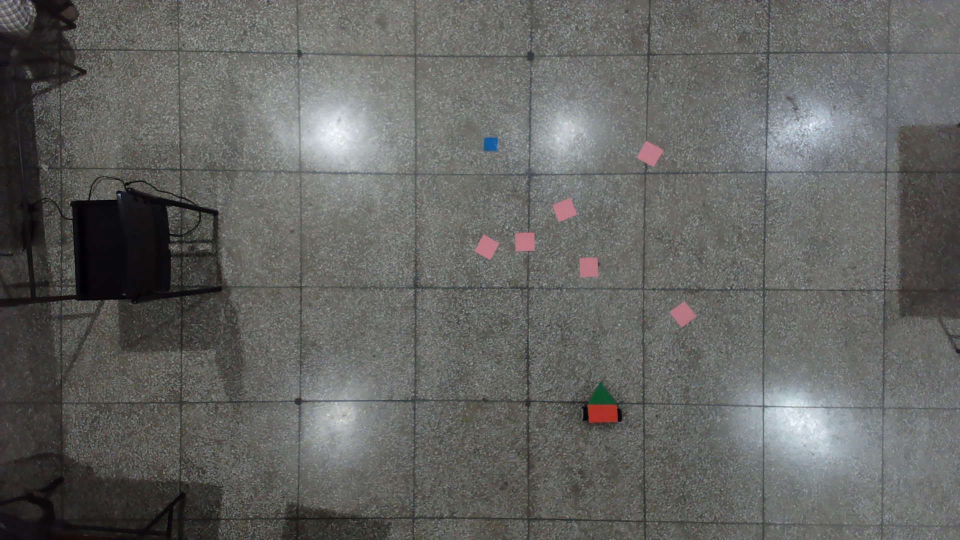
#> input picture Project/arduino-object-detection/images/a8.jpg, 1920 x 1080 px (shown at 1/2 size)
$ python avoid.py
#> lines starting #> are read from the running program, lines starting #| are printed output that depends on the picture; after the words box and inside, x2 and y2 are one past the last pixel; in counts of white or black regions, pixels touching at a corner belong together
#> further down, image is the input picture: shape (1080, 1920, 3); mean B, G, R 97.8, 100.2, 99.9
import math
import cv2
import numpy as np
import heapq

UP = "w"
DOWN = "s"
RIGHT = "d"
LEFT = "a"

#HSV lower and upper thresholds

BOT = np.array([[0, 114, 92],[17, 254, 232]])
HEAD = np.array([[60, 113, 7],[90, 253, 147]])
DEST = np.array([[89, 158, 54],[119, 255, 194]])
OBS = np.array([[160, 17, 125],[190, 157, 255]])


# intersection


def line_intersects_rectangle(line_start, line_end, rectangle_center, rectangle_width, rectangle_height):
    # Unpack coordinates
    x1, y1 = line_start
    x2, y2 = line_end
    cx, cy = rectangle_center
    w = rectangle_width / 2
    h = rectangle_height / 2

    # Check if any point of the line segment is inside the rectangle
    if (min(x1, x2) <= cx + w and max(x1, x2) >= cx - w and
        min(y1, y2) <= cy + h and max(y1, y2) >= cy - h):
        return True

    # Check if any edge of the rectangle intersects the line segment
    edges = [((cx - w, cy - h), (cx + w, cy - h)),
             ((cx + w, cy - h), (cx + w, cy + h)),
             ((cx + w, cy + h), (cx - w, cy + h)),
             ((cx - w, cy + h), (cx - w, cy - h))]

    for edge_start, edge_end in edges:
        if line_segments_intersect(line_start, line_end, edge_start, edge_end):
            return True

    return False

def line_segments_intersect(p1, p2, p3, p4):
    def orientation(p, q, r):
        val = (q[1] - p[1]) * (r[0] - q[0]) - \
              (q[0] - p[0]) * (r[1] - q[1])

        if val == 0:
            return 0
        elif val > 0:
            return 1
        else:
            return 2

    o1 = orientation(p1, p2, p3)
    o2 = orientation(p1, p2, p4)
    o3 = orientation(p3, p4, p1)
    o4 = orientation(p3, p4, p2)

    if (o1 != o2 and o3 != o4):
        return True

    return False


#Dijkstra


def euclidean_distance(p1, p2):
    # Calculate the Euclidean distance between two points
    return math.sqrt((p1[0] - p2[0])**2 + (p1[1] - p2[1])**2)

def dijkstra_shortest_path(graph, start, end):
    # Initialize distances with infinity for all nodes except the start node
    distances = {node: float('inf') for node in graph}
    distances[start] = 0
    parent = {node: None for node in graph}

    # Priority queue to store nodes with their tentative distances
    priority_queue = [(0, start)]

    while priority_queue:
        # Pop the node with the smallest tentative distance
        current_distance, current_node = heapq.heappop(priority_queue)

        # If reached the destination, return the shortest path
        if current_node == end:
            path = []
            while current_node is not None:
                path.insert(0, current_node)
                current_node = parent[current_node]
            return path

        # Check neighbors of the current node
        for neighbor in graph[current_node]:
            distance = current_distance + graph[current_node][neighbor]
            if distance < distances[neighbor]:
                distances[neighbor] = distance
                parent[neighbor] = current_node
                heapq.heappush(priority_queue, (distance, neighbor))

    # If no path found, return an empty list
    return []

def get_shortest_path_sequence(points, obstacles):
    # Create a graph where keys are integer indices and values are dictionaries of neighbors and distances
    n = len(points)
    graph = {i: {} for i in range(n)}
    for i in range(n):
        for j in range(n):
            if i != j:
                distance = euclidean_distance(points[i], points[j])
                graph[i][j] = distance
                ok = True
                for ob in obstacles:
                    x,y,w,h = ob
                    if(line_intersects_rectangle(points[i], points[j], [x,y], w, h)):
                        ok = False
                        break
                if(not ok):
                    graph[i][j] = 10000

    # Find the shortest path using Dijkstra's algorithm
    shortest_path_indices = dijkstra_shortest_path(graph, 0, n - 1)

    # Convert indices to points
    shortest_path_points = [points[i] for i in shortest_path_indices]

    return shortest_path_points


import random

# [5 lines left out: function get_random_point, not called in this run]

#function to cheeck if point inside rectangle
def is_point_inside_rectangle(p, q, x, y, w, h):
    # Calculate the half-width and half-height of the rectangle
    half_w = w / 2
    half_h = h / 2

    # Calculate the bounds of the rectangle
    left_bound = x - half_w
    right_bound = x + half_w
    top_bound = y - half_h
    bottom_bound = y + half_h

    # Check if the point lies inside the bounds
    if left_bound <= p <= right_bound and top_bound <= q <= bottom_bound:
        return True
    else:
        return False

# Function to calculate distance between two points
def distance(p1, p2):
    return math.sqrt((p2[0] - p1[0])**2 + (p2[1] - p1[1])**2)

# Function to calculate dot product of two points
def dot(p1, p2):
    return p1[0]*p2[0] + p1[1]*p2[1]

# Function to add two points
def add(p1, p2):
    return [p1[0] + p2[0], p1[1] + p2[1]]

# Function to subtract two points
def sub(p1, p2):
    return [p1[0] - p2[0], p1[1] - p2[1]]

def magnitude(p):
    return math.sqrt(p[0]**2 + p[1]**2)

# Function to calculate the angle (in radians) between two points
# [13 lines left out: function angle_between_points, not called in this run]


def cross_product(p1, p2):
    return p1[0] * p2[1] - p1[1] * p2[0]

# [9 lines left out: function orientation, not called in this run]


def find_mean_point(contour):
    num_points = len(contour)
    mean_x = sum(point[0][0] for point in contour) / num_points
    mean_y = sum(point[0][1] for point in contour) / num_points

    return (mean_x, mean_y)

def get_min_deviation(contour, center):
    dx = 0
    dy = 0
    for point in contour:
        p = point[0]
        dx += abs(p[0]-center[0])
        dy += abs(p[1]-center[1])
    return dx + dy


def draw_circle_around_point(image, center, radius=4, color=(0, 255, 0), thickness=-1):
    new_image = image.copy()  # Create a copy to avoid modifying the original image
    center = tuple(map(int, center))  # Ensure center coordinates are integers

    # Draw the circle on the image
    cv2.circle(new_image, center, radius, color, thickness)

    return new_image

def draw_line_between_points(image, start_point, end_point, color=(0, 255, 0), thickness=2):
    new_image = image.copy()  # Create a copy to avoid modifying the original image
    start_point = tuple(map(int, start_point))  # Ensure start point coordinates are integers
    end_point = tuple(map(int, end_point))  # Ensure end point coordinates are integers

    # Draw the line on the image
    cv2.line(new_image, start_point, end_point, color, thickness)

    return new_image

def get_detected_object_centers(image, lower_color, upper_color, max_objects=1, threshold = 100):
    # Convert to HSV
#> called with lower_color = array of shape (3,), upper_color = array of shape (3,), max_objects = 1, threshold = 100
    hsv_image = cv2.cvtColor(image, cv2.COLOR_BGR2HSV)
#> hsv_image: shape (1080, 1920, 3); mean H, S, V 52.9, 18.2, 102.3

    # Threshold the image
    red_mask = cv2.inRange(hsv_image, lower_color, upper_color)
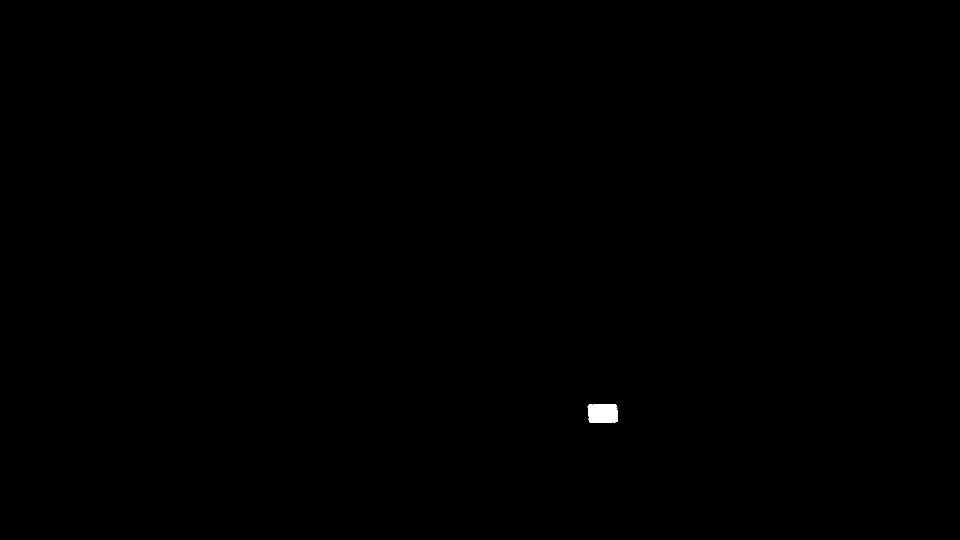
#> red_mask: shape (1080, 1920) (shown at 1/2 size); 0.1% white; 1 white region

    # Find contours in the binary mask
    contours, _ = cv2.findContours(red_mask, cv2.RETR_EXTERNAL, cv2.CHAIN_APPROX_SIMPLE)
#> contours = 1 contour; box (x1, y1, x2, y2) and area: (1175, 809, 1236, 846) 2005

    candidates = []

    # Iterate over contours
    for contour in contours:
        center = find_mean_point(contour)
        mean_deviation = get_min_deviation(contour, center)
        candidates.append([contour, center, mean_deviation])
#> this loop made 1 pass
#> (num_points in find_mean_point, mean_x in find_mean_point, mean_y in find_mean_point, mean_deviation) on pass 1: (46, 1205.6, 827.4, 1745.5)
#> after the loop, candidates = 1 item

    sorted_candidates = sorted(candidates, key=lambda x: x[2], reverse=True)
#> sorted_candidates = 1 item

    detected_objects = sorted_candidates[:max_objects]
#> detected_objects = 1 item

    object_contours = []
    object_centers = []

    for object in detected_objects:
        if(object[2] >= threshold):
            object_contours.append(object[0])
            object_centers.append(object[1])
#> this loop made 1 pass
#> after the loop, object_centers = [(1205.6, 827.4)]; object_contours has the same summary as contours

    return object_contours, object_centers

def draw_bounding_box(image, contour, color=(0, 255, 0), thickness=-1):
    new_image = image.copy()  # Create a copy to avoid modifying the original image

    # Convert the contour to a bounding rectangle
    x, y, w, h = cv2.boundingRect(contour)

    # print(x, y, w, h)

    # Draw the bounding box on the image
    cv2.rectangle(new_image, (x, y), (x + w, y + h), color, thickness)

    return new_image

def draw_bounding_box_with_offset(image, contour, color=(0, 255, 0), thickness=-1, offset=0):
    new_image = image.copy()  # Create a copy to avoid modifying the original image

    # Convert the contour to a bounding rectangle
    x, y, w, h = cv2.boundingRect(contour)

    # print(x, y, w, h)

    # Draw the bounding box on the image
    cv2.rectangle(new_image, (x-offset, y-offset), (x + w + offset, y + h + offset), color, thickness)

    return new_image

# [20 lines left out: function process_image_2, not called in this run]

def process_image(image):

    bot_width = 50

    bot_contours, bot_centers = get_detected_object_centers(image, BOT[0], BOT[1], 1)
#> bot_contours has the same summary as contours in get_detected_object_centers; bot_centers = [(1205.6, 827.4)]
    bot_center = None

    if(len(bot_centers) > 0):
        x, y, w, h = cv2.boundingRect(bot_contours[0])
#> x = 1175; y = 809; w = 61; h = 37
        bot_width = w
#> bot_width = 61
        image = draw_bounding_box(image, bot_contours[0], (0,0,255))
#> in draw_bounding_box, `x, y, w, h = cv2.boundingRect(contour)`: x = 1175; y = 809; w = 61; h = 37
#> in draw_bounding_box, `cv2.rectangle(new_image, (x, y), (x + w, y + h), color, thickness)`:
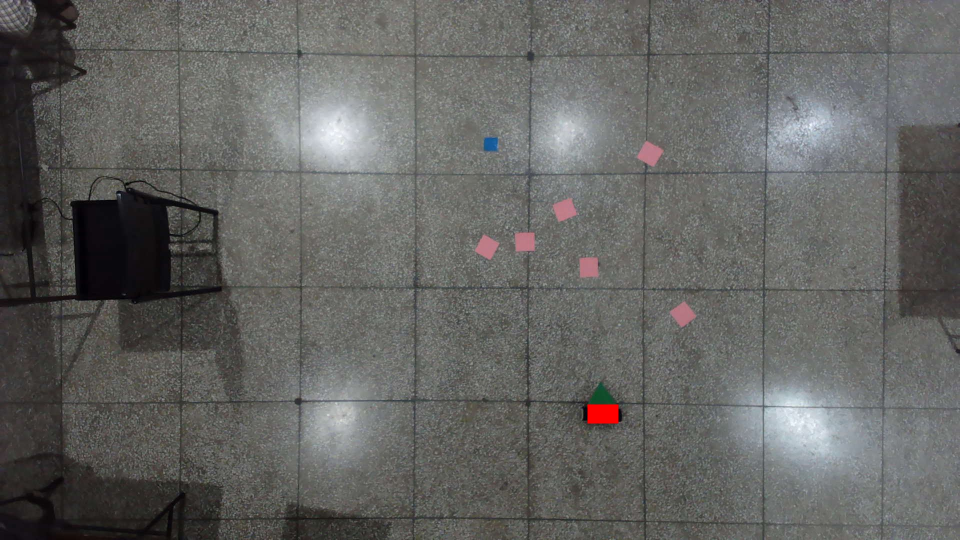
#> new_image: shape (1080, 1920, 3) (shown at 1/2 size); 0.11% of pixels changed, all inside (x1, y1, x2, y2) = (1175, 809, 1237, 847)
        bot_center = bot_centers[0]
#> bot_center = (1205.6, 827.4)
    else:
        print('Bot out of view')

    dest_contours, dest_centers = get_detected_object_centers(image, DEST[0], DEST[1], 1)
#> call 2 of get_detected_object_centers, with lower_color = array of shape (3,), upper_color = array of shape (3,), max_objects = 1, threshold = 100
#> in get_detected_object_centers (call 2), `red_mask = cv2.inRange(hsv_image, lower_color, upper_color)`:
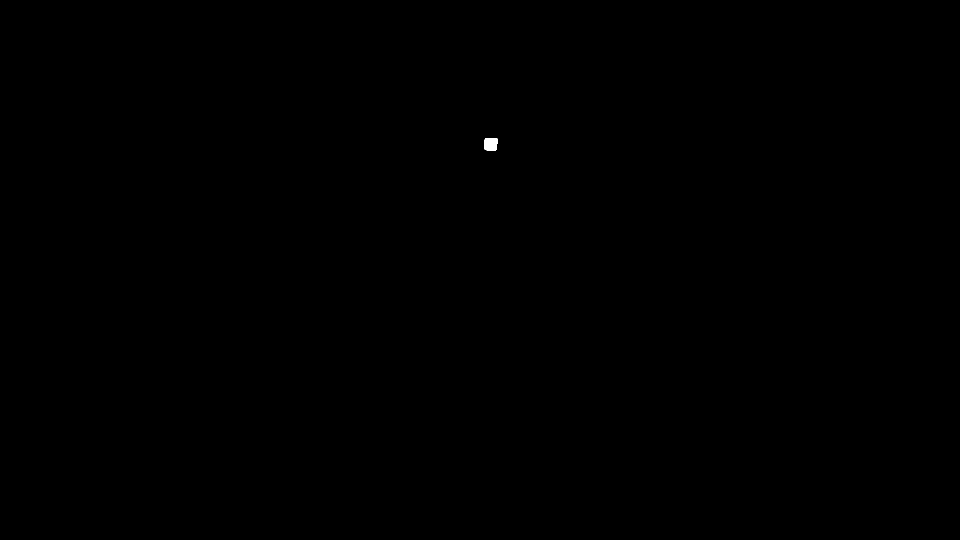
#> red_mask: shape (1080, 1920) (shown at 1/2 size); 0.03% white; 1 white region
#> in get_detected_object_centers (call 2), `contours, _ = cv2.findContours(red_mask, cv2.RETR_EXTERNAL, cv2.CHAIN_..`: contours = 1 contour; box (x1, y1, x2, y2) and area: (968, 276, 995, 301) 587
#> the loop in get_detected_object_centers (call 2), `for contour in contours:` made 1 pass
#> (num_points in find_mean_point, mean_x in find_mean_point, mean_y in find_mean_point, mean_deviation) on pass 1: (20, 977, 288.6, 368.7)
#> the loop in get_detected_object_centers (call 2), `for object in detected_objects:` made 1 pass
#> after the loop in get_detected_object_centers (call 2), `for object in detected_objects:`: object_centers = [(977, 288.6)]; object_contours has the same summary as contours
#> dest_contours has the same summary as contours in get_detected_object_centers; dest_centers = [(977, 288.6)]
    dest_center = None

    if(len(dest_centers) > 0):
        dest_center = dest_centers[0]
#> dest_center = (977, 288.6)
        image = draw_bounding_box(image, dest_contours[0], (255,0,0))
    else:
        print('Destination out of view')


    head_contours, head_centers = get_detected_object_centers(image, HEAD[0], HEAD[1], 1)
#> in get_detected_object_centers (call 3), `contours, _ = cv2.findContours(red_mask, cv2.RETR_EXTERNAL, cv2.CHAIN_..`: contours = 8 contours, 7 with area under 20; largest, box (x1, y1, x2, y2) and area: (1177, 765, 1231, 808) 1134
#> after the loop in get_detected_object_centers (call 3), `for object in detected_objects:`: object_centers = [(1202.5, 790.7)]; object_contours = 1 contour; box (x1, y1, x2, y2) and area: (1177, 765, 1231, 808) 1134
#> head_contours has the same summary as object_contours in get_detected_object_centers; head_centers = [(1202.5, 790.7)]
    head_center = None

    if(len(head_centers) > 0):
        image = draw_bounding_box(image, head_contours[0], (15, 105, 18))
#> call 3 of draw_bounding_box, with contour = array of shape (67, 1, 2), color = (15, 105, 18), thickness = -1
#> in draw_bounding_box (call 3), `x, y, w, h = cv2.boundingRect(contour)`: x = 1177; y = 765; w = 54; h = 43
#> in draw_bounding_box (call 3), `cv2.rectangle(new_image, (x, y), (x + w, y + h), color, thickness)`:
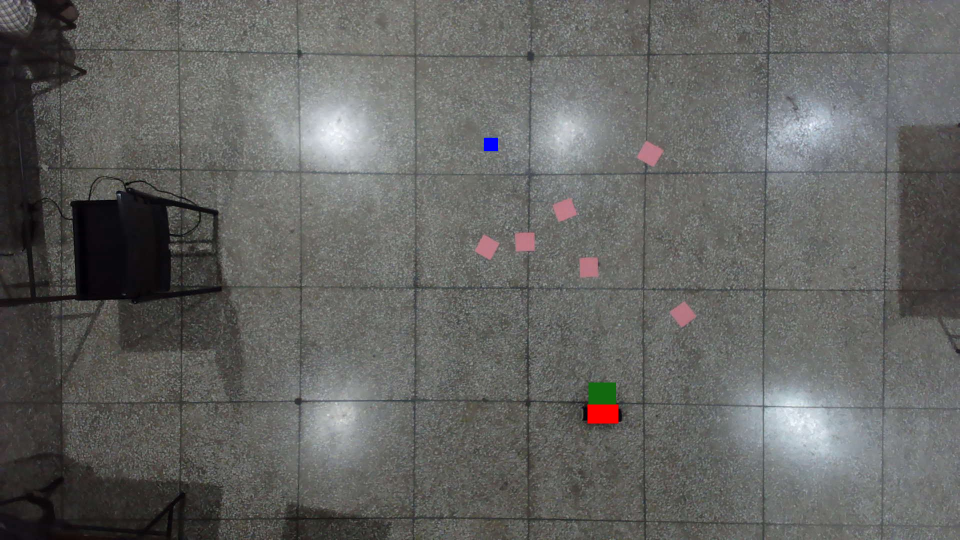
#> new_image: shape (1080, 1920, 3) (shown at 1/2 size); mean B, G, R 97.8, 100.1, 100
        head_center = head_centers[0]
#> head_center = (1202.5, 790.7)
    else:
        print('Head out of view')


    obs_contours, obs_centers = get_detected_object_centers(image, OBS[0], OBS[1], 6)
#> (the rest of the program and of its run is left out)
